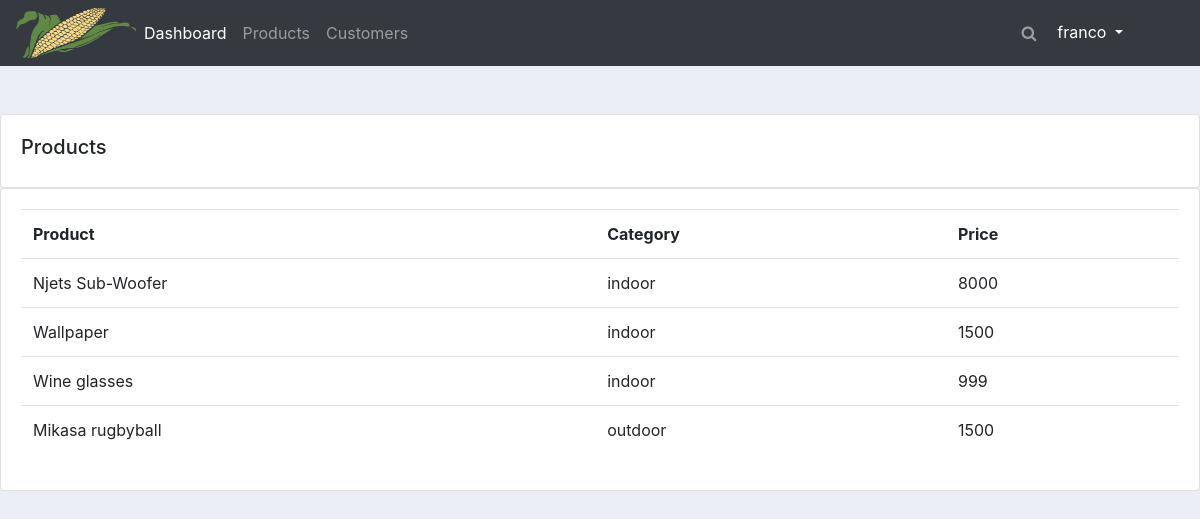
Screenshot of /products/ (signed in) with the database file from the repository.
### accounts/models.py (models this page shows, shortened)
class Product(models.Model):
    CATEGORY = (
        ('indoor', 'indoor'),
        ('outdoor', 'outdoor')
    )
    name = models.CharField(max_length=200, null=True)
    price = models.CharField(max_length=200)
    category = models.CharField(max_length=200, null=True, choices=CATEGORY)
    description = models.CharField(max_length=200, null=True, blank=True)
    date_created = models.DateTimeField(auto_now=True, null=True)
    tags = models.ManyToManyField(Tag)

### accounts/decorators.py (the view)
        def wrapper_func(request, *args, **kwargs):
            group = None
            if request.user.groups.exists():
                group = request.user.groups.all()[0].name
                if group in allowed_roles:
                    return view_func(request, *args, **kwargs)
                else:
                    return HttpResponse("You are not authorized to view this page")

### accounts/views.py (called while the page is built)
@login_required(login_url='login')
@allowed_users(allowed_roles=['admin'])
def products(request):
    products = Product.objects.all()
    context = {
        "products": products
    }
    return render(request, 'accounts/products.html', context)

### accounts/templates/accounts/products.html
{% extends 'accounts/main.html' %}
{% block content %}
		<br>
		<div class="row">
			<div class="col-md">
				<div class="card card-body">
					<h5>Products</h5>
				</div>
				<div class="card card-body">
					<table class="table">
						<tr>
							<th>Product</th>
							<th>Category</th>
							<th>Price</th>
						</tr>
						{% for product in products %}
							<tr>
								<td>{{ product.name }}</td>
								<td>{{ product.category }}</td>
								<td>{{ product.price }}</td>
							</tr>
						{% endfor %}
					</table>
				</div>
			</div>
		</div>
{% endblock %}

### accounts/templates/accounts/navbar.html (shortened to what this page needs)
{% load static %}
<nav class="navbar navbar-expand-lg navbar-dark bg-dark">
    <img  src="{% static 'images/corn2.png'%} " alt="" height="50" width="120">
  <div class="collapse navbar-collapse" id="navbarTogglerDemo02">
    <ul class="navbar-nav mr-auto mt-2 mt-lg-0">
      {% if request.user.is_staff %}
        <li class="nav-item active">
          <a class="nav-link" href="{% url 'home' %}">Dashboard <span class="sr-only">(current)</span></a>
        </li>
        <li class="nav-item">
          <a class="nav-link" href="{% url 'products' %}">Products</a>
        </li>
        <li class="nav-item">
          <a class="nav-link" href="{% url 'customer' 1 %}">Customers</a>
        </li>
      {% endif %}
      </ul>
      <ul class=" navbar-nav mr-4 mt-2 mt-lg-0">
        <li class="nav-item-right">
            <a class="nav-link" href="#"><i class="fa fa-search" aria-hidden="true"></i></a>
        </li>
        <li class="nav-item-right">
          <div class="dropdown show mr-4">
            <a style="color:white" class="btn  dropdown-toggle" role="button" id="dropdownMenuLink"
               data-toggle="dropdown" aria-haspopup="true" aria-expanded="false">{{user}}
            </a>
          </div>
        </li>
      </ul>
  </div>
</nav>

### static/css/main.css (style rules this page uses)
body { background-color: #ebeff5; }

### rows the page displays
Product: name "Njets Sub-Woofer", category "indoor", price "8000"
Product: name "Wallpaper", category "indoor", price "1500"
Product: name "Wine glasses", category "indoor", price "999"
Product: name "Mikasa rugbyball", category "outdoor", price "1500"

### other values shown
{{ user }} "franco"
